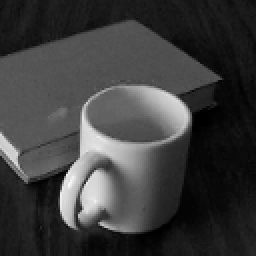
%> input picture Imagenes/taza.bmp, 128 x 128 px (shown 2 times larger)
$ octave ruido.m   (GNU Octave 9; MATLAB toolbox functions it lacks are replaced by stand-ins)
%> lines starting %> are read from the running program, lines starting %| are printed output that depends on the picture
close all;
ImgA=imread('./imagenes/taza.bmp');
%> ImgA is the input picture: size 128x128 uint8; min 0, max 251, mean 60.7
ImgB=imread('./imagenes/manzana.bmp');
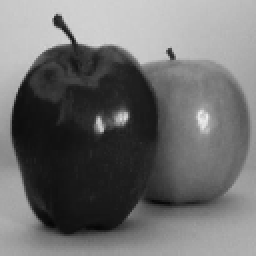
%> input picture Imagenes/manzana.bmp, 128 x 128 px (shown 2 times larger)
%> ImgB is the input picture: size 128x128 uint8; min 6, max 237, mean 110.5
J = imnoise(ImgA,'salt & pepper',0.02);
imshow(J); title('salt & pepper');
JG = imnoise(ImgB,'gaussian',0.02,0.01); %media = 0.02, varianza = 0.01
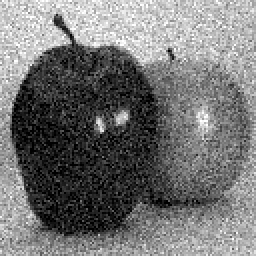
%> JG: size 128x128 uint8 (shown 2 times larger); min 0, max 255, mean 115.7
figure; imshow(JG); title('gaussian');
JP = imnoise(ImgB,'poisson');
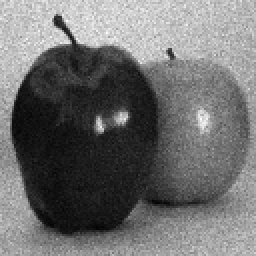
%> JP: size 128x128 uint8 (shown 2 times larger); min 3, max 255, mean 110.5
figure; imshow(JP); title('poisson');
